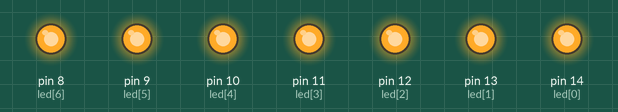
A sketch run on a simulated Arduino Uno, built with avr-gcc and run on an emulated ATmega328P. On the bench: output pins drawn as LEDs (lit = HIGH).

Above: at 0.2 s.
At 2.05 s:
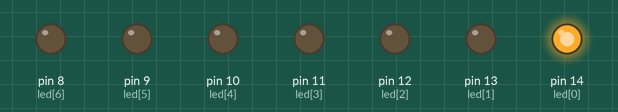
At 2.65 s:
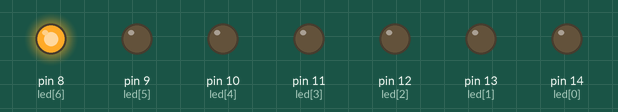
At 3.55 s:
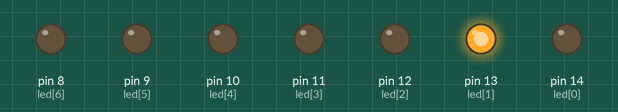
At 5.85 s:
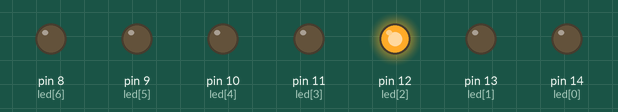
At 7.9 s:
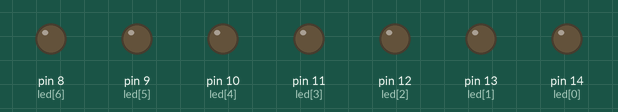
Timing chart, 0 to 8.3 s (numbered marks = the images above):
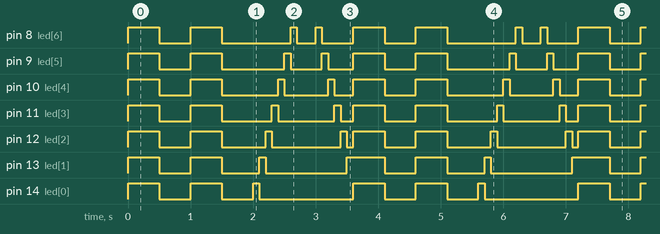

The sketch:

hw2-1_2-2.ino
```cpp
const byte led[]={14,13,12,11,10,9,8,7};

const int delaytime = 100;
int i;

void setup()
{
  for(i=0;i<7;i++)
  {
    pinMode(led[i],OUTPUT);
  }
}

void loop()
{
//全暗亮
  for(i=0;i<8;i++)
  {
    digitalWrite(led[i],HIGH);
  }
  delay(500);
  for(i=0;i<8;i++)
  {
    digitalWrite(led[i],LOW);
  }
  delay(500);
  for(i=0;i<8;i++)
  {
    digitalWrite(led[i],HIGH);
  }
  delay(500);
  for(i=0;i<8;i++)
  {
    digitalWrite(led[i],LOW);
  }
  delay(500);
//跑
  for(i=0;i<8;i++)
  {
    digitalWrite(led[i],HIGH);
    delay(delaytime);
    digitalWrite(led[i],LOW);
  }

  for(i=8;i>0;i--)
  {
    digitalWrite(led[i],HIGH);
    delay(delaytime);
    digitalWrite(led[i],LOW);
  }


  }
```

Measured:
- by itself, pin 8 (led[6]): repeats every 3.6 s: LOW 0.50 s, HIGH 0.50 s, LOW 1.1 s, HIGH 0.10 s, LOW 0.30 s, HIGH 0.10 s, LOW 0.50 s, HIGH 0.50 s
- by itself, pin 9 (led[5]): repeats every 3.6 s: LOW 0.50 s, HIGH 0.50 s, LOW 1.0 s, HIGH 0.10 s, LOW 0.50 s, HIGH 0.10 s, LOW 0.40 s, HIGH 0.50 s
- by itself, pin 10 (led[4]): repeats every 3.6 s: LOW 0.50 s, HIGH 0.50 s, LOW 0.90 s, HIGH 0.10 s, LOW 0.70 s, HIGH 0.10 s, LOW 0.30 s, HIGH 0.50 s
- by itself, pin 11 (led[3]): repeats every 3.6 s: LOW 0.50 s, HIGH 0.50 s, LOW 0.80 s, HIGH 0.10 s, LOW 0.90 s, HIGH 0.10 s, LOW 0.20 s, HIGH 0.50 s
- by itself, pin 12 (led[2]): repeats every 3.6 s: LOW 0.50 s, HIGH 0.50 s, LOW 0.70 s, HIGH 0.10 s, LOW 1.1 s, HIGH 0.10 s, LOW 0.10 s, HIGH 0.50 s
- by itself, pin 13 (led[1]): repeats every 3.6 s: LOW 0.50 s, HIGH 0.50 s, LOW 0.60 s, HIGH 0.10 s, LOW 1.3 s, HIGH 0.60 s
- by itself, pin 14 (led[0]): repeats every 3.6 s: LOW 0.50 s, HIGH 0.50 s, LOW 0.50 s, HIGH 0.10 s, LOW 1.5 s, HIGH 0.50 s
